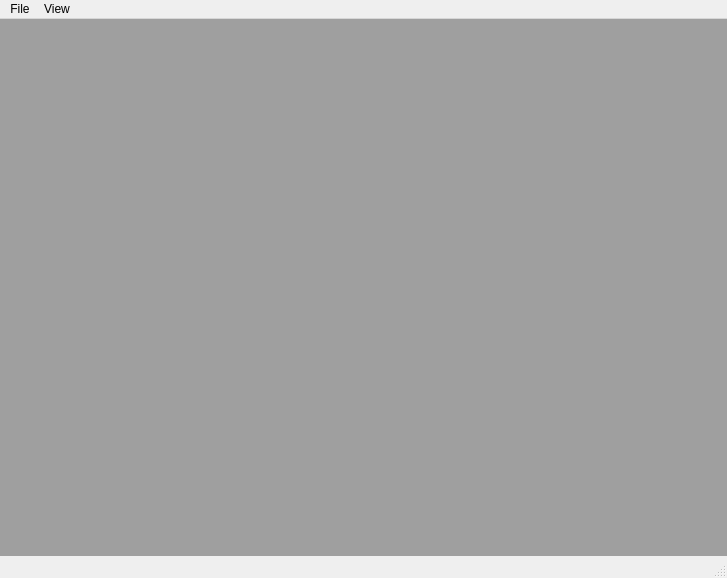
<?xml version="1.0" encoding="UTF-8"?>
<ui version="4.0">
 <class>PyCams</class>
 <widget class="QMainWindow" name="PyCams">
  <property name="geometry">
   <rect>
    <x>0</x>
    <y>0</y>
    <width>727</width>
    <height>578</height>
   </rect>
  </property>
  <property name="windowTitle">
   <string>NeuCams</string>
  </property>
  <widget class="QWidget" name="centralwidget">
   <layout class="QHBoxLayout" name="horizontalLayout">
    <property name="leftMargin">
     <number>0</number>
    </property>
    <property name="topMargin">
     <number>0</number>
    </property>
    <property name="rightMargin">
     <number>0</number>
    </property>
    <property name="bottomMargin">
     <number>0</number>
    </property>
    <item>
     <widget class="QMdiArea" name="mdiArea"/>
    </item>
   </layout>
  </widget>
  <widget class="QStatusBar" name="statusbar"/>
  <widget class="QMenuBar" name="menubar">
   <property name="geometry">
    <rect>
     <x>0</x>
     <y>0</y>
     <width>727</width>
     <height>21</height>
    </rect>
   </property>
   <widget class="QMenu" name="menuFile">
    <property name="title">
     <string>File</string>
    </property>
   </widget>
   <widget class="QMenu" name="menuView">
    <property name="title">
     <string>View</string>
    </property>
    <addaction name="actionSubwindow_View"/>
    <addaction name="actionTabbed_View"/>
    <addaction name="separator"/>
    <addaction name="actionCascade_View"/>
    <addaction name="actionTile_View"/>
   </widget>
   <addaction name="menuFile"/>
   <addaction name="menuView"/>
  </widget>
  <action name="actionSubwindow_View">
   <property name="text">
    <string>Subwindow View</string>
   </property>
  </action>
  <action name="actionTabbed_View">
   <property name="text">
    <string>Tabbed View</string>
   </property>
  </action>
  <action name="actionCascade_View">
   <property name="text">
    <string>Cascade View</string>
   </property>
  </action>
  <action name="actionTile_View">
   <property name="text">
    <string>Tile View</string>
   </property>
  </action>
 </widget>
 <resources/>
 <connections/>
</ui>
